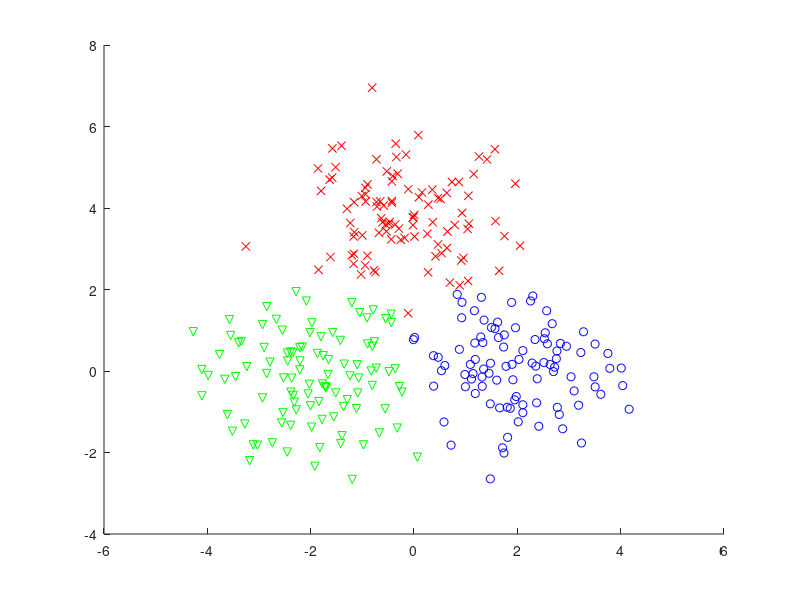

Reproduce this figure in MATLAB.
n=300; c=3; t=randperm(n);
x=[randn(1,n/3)-2 randn(1,n/3) randn(1,n/3)+2;
   randn(1,n/3) randn(1,n/3)+4 randn(1,n/3)]';
m=x(t(1:c),:); x2=sum(x.^2,2); s0(1:c,1)=inf;

for o=1:1000
  m2=sum(m.^2,2);
  [d,y]=min(repmat(m2,1,n)+repmat(x2',c,1)-2*m*x');
  for t=1:c
    m(t,:)=mean(x(y==t,:)); s(t,1)=mean(d(y==t));
  end
  if norm(s-s0)<0.001, break, end
  s0=s;
end

figure(1); clf; hold on;
plot(x(y==1,1), x(y==1,2), 'bo');
plot(x(y==2,1), x(y==2,2), 'rx');
plot(x(y==3,1), x(y==3,2), 'gv');
